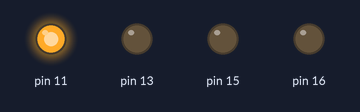
Bench run of a program on a simulated Raspberry Pi (header pin numbers). On the bench: output pins drawn as LEDs (lit = HIGH).

Above: at 0.05 s.
At 0.65 s:
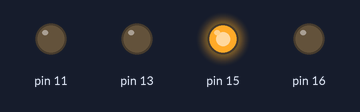
At 1.35 s:
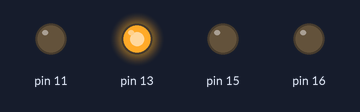
At 2.75 s:
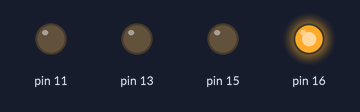
Timing chart, 0 to 3.0 s (numbered marks = the images above):
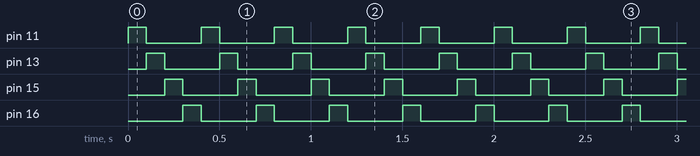

Measured:
- by itself, pin 11, pin 13, pin 15, pin 16: alternates HIGH for 0.10 s and LOW for 0.30 s

The program:

led.py
```python
#!/usr/bin/env python
import RPi.GPIO as GPIO
import time
GPIO.setmode(GPIO.BOARD)
GPIO.setup(11, GPIO.OUT)
GPIO.setup(13, GPIO.OUT)
GPIO.setup(15, GPIO.OUT)
GPIO.setup(16, GPIO.OUT)
while True:
    GPIO.output(11, True)
    GPIO.output(13, False)
    GPIO.output(15, False)
    GPIO.output(16, False)
    time.sleep(0.1)
    GPIO.output(13, True)
    GPIO.output(11, False)
    GPIO.output(15, False)
    GPIO.output(16, False)
    time.sleep(0.1)
    GPIO.output(15, True)
    GPIO.output(11, False)
    GPIO.output(13, False)
    GPIO.output(16, False)
    time.sleep(0.1)
    GPIO.output(16, True)
    GPIO.output(11, False)
    GPIO.output(13, False)
    GPIO.output(15, False)
    time.sleep(0.1)
```
